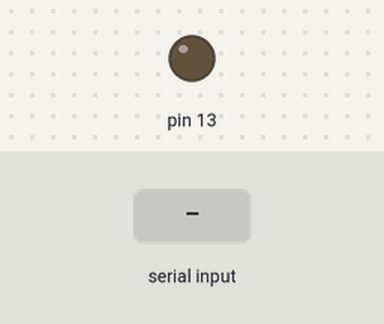
The sketch below on a simulated Arduino Uno, built with avr-gcc and run on an emulated ATmega328P. Parts: output pins drawn as LEDs (lit = HIGH). The inputs (shaded band) are chosen by the test bench.

Above: at 1.2 s.
1.3 s: "a" received over Serial
At 2.5 s:
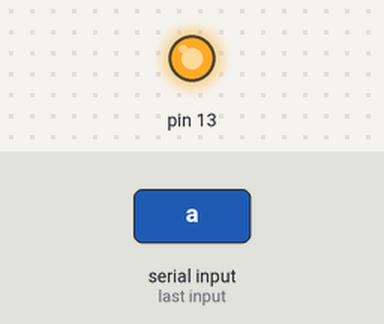
2.8 s: "b" received over Serial
At 3.7 s:
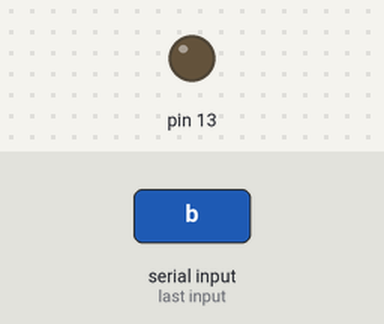
Timing chart, 0 to 5.8 s (numbered marks = the images above; inputs shaded):
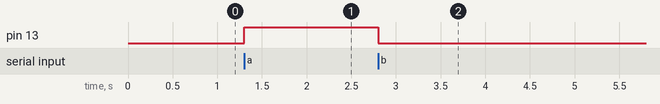

Measured:
- after the input at 1.3 s, pin 13: LOW → HIGH at once
- after the input at 2.8 s, pin 13: HIGH → LOW at once

The sketch:

codeard.ino
```cpp
int led=13;

void setup() {
  pinMode(13,OUTPUT);
  Serial.begin(9600);
  }

void loop() {
  if (Serial.available()>0) {
    char data=Serial.read(); //reading the data from the bluetooth module
    switch(data)
    {
      case 'a':digitalWrite(13,HIGH); // Pressing 'A' will power the led
      break;
      case 'b':digitalWrite(13,LOW); // pressing 'B' will turn off the led
      break;
      default: break;
    }
    delay(100);

  }


}
```
